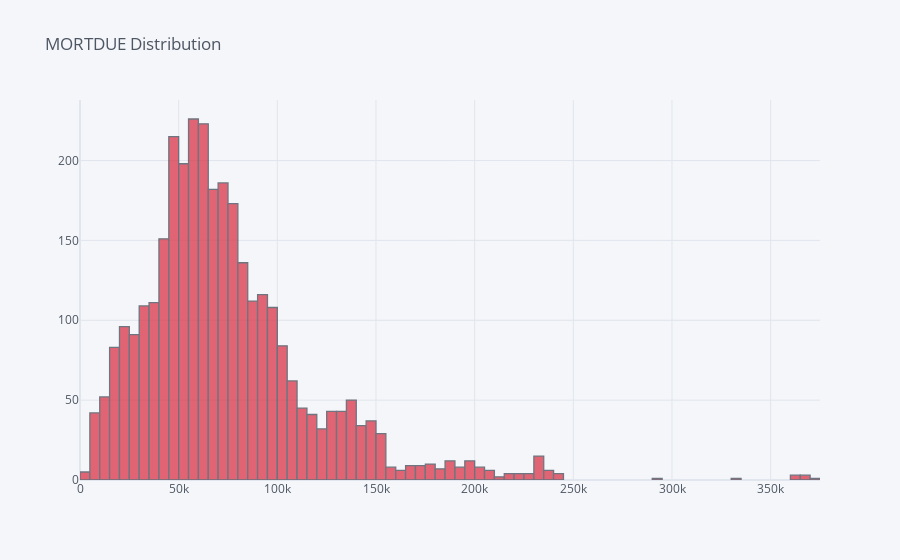
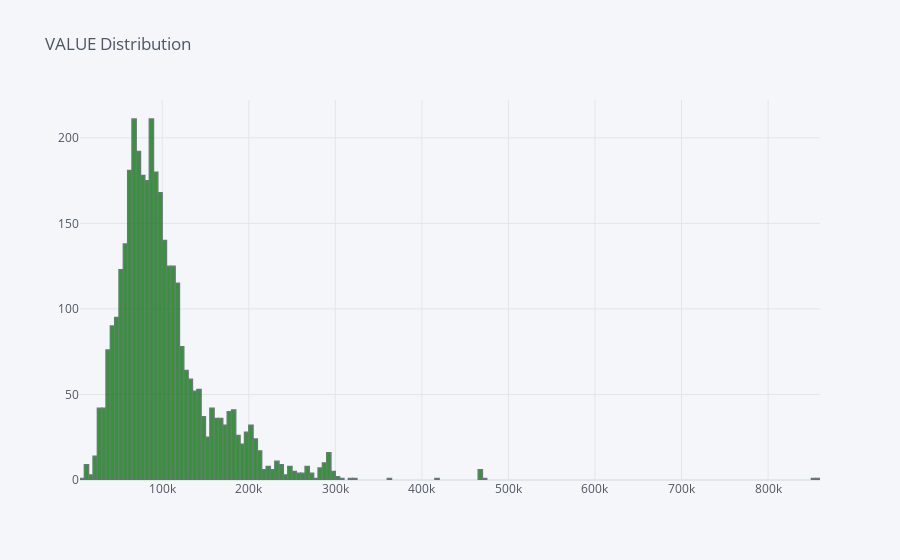
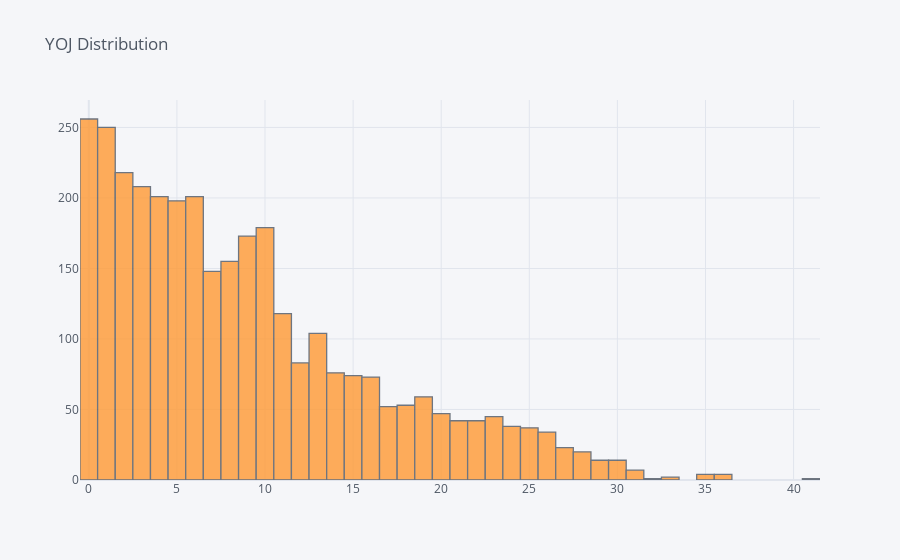
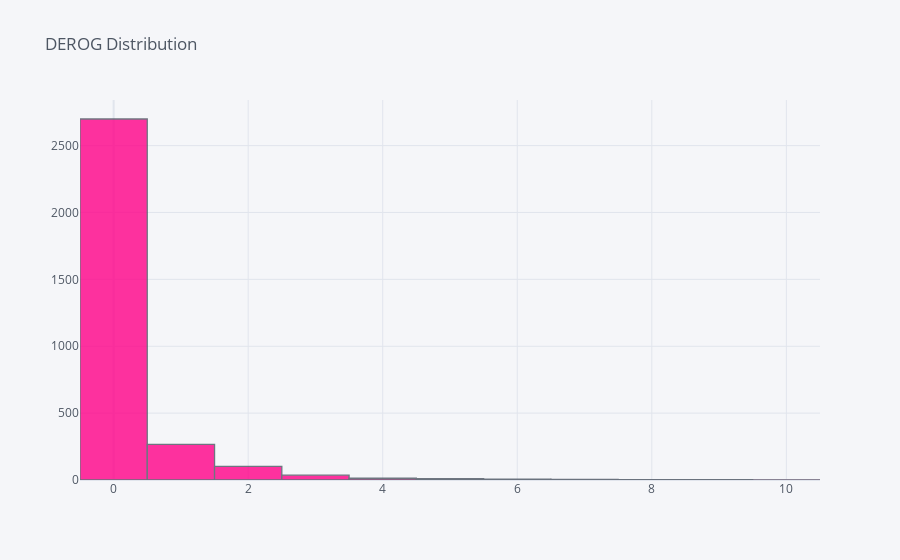

The notebook cell saved with these charts, in order:
### Markdown cell above
now we will visualize this data:

### Code cell
colors = ["red","green","orange","pink","cyan","red","green","orange","pink"]
for color,col in enumerate(Floats):    
    Train[col].iplot(kind='histogram',title = f"{col} Distribution",color = colors[color], filename='histogram-subplots')

### Figure 1 — Plotly figure (JSON) as saved in the notebook; plotly's stock layout.template omitted (floating-point values rounded to 4 significant figures; data arrays with more than 128 entries replaced by an {"elided": "..."} marker saying what was removed)
{"data": [{"histfunc": "count", "histnorm": "", "marker": {"color": "rgba(219, 64, 82, 1.0)", "line": {"color": "#4D5663", "width": 1.3}}, "name": "MORTDUE", "opacity": 0.8, "orientation": "v", "type": "histogram", "x": {"elided": "3576 float values"}}], "layout": {"autosize": true, "barmode": "overlay", "legend": {"bgcolor": "#F5F6F9", "font": {"color": "#4D5663"}}, "paper_bgcolor": "#F5F6F9", "plot_bgcolor": "#F5F6F9", "title": {"font": {"color": "#4D5663"}, "text": "MORTDUE Distribution"}, "xaxis": {"autorange": true, "gridcolor": "#E1E5ED", "range": [0, 375000], "showgrid": true, "tickfont": {"color": "#4D5663"}, "title": {"font": {"color": "#4D5663"}, "text": ""}, "type": "linear", "zerolinecolor": "#E1E5ED"}, "yaxis": {"autorange": true, "gridcolor": "#E1E5ED", "range": [0, 237.9], "showgrid": true, "tickfont": {"color": "#4D5663"}, "title": {"font": {"color": "#4D5663"}, "text": ""}, "zerolinecolor": "#E1E5ED"}}}

### Figure 2 — Plotly figure (JSON) as saved in the notebook; plotly's stock layout.template omitted (floating-point values rounded to 4 significant figures; data arrays with more than 128 entries replaced by an {"elided": "..."} marker saying what was removed)
{"data": [{"histfunc": "count", "histnorm": "", "marker": {"color": "rgba(0, 128, 0, 1.0)", "line": {"color": "#4D5663", "width": 1.3}}, "name": "VALUE", "opacity": 0.8, "orientation": "v", "type": "histogram", "x": {"elided": "3576 float values"}}], "layout": {"autosize": true, "barmode": "overlay", "legend": {"bgcolor": "#F5F6F9", "font": {"color": "#4D5663"}}, "paper_bgcolor": "#F5F6F9", "plot_bgcolor": "#F5F6F9", "title": {"font": {"color": "#4D5663"}, "text": "VALUE Distribution"}, "xaxis": {"autorange": true, "gridcolor": "#E1E5ED", "range": [5000, 860000], "showgrid": true, "tickfont": {"color": "#4D5663"}, "title": {"font": {"color": "#4D5663"}, "text": ""}, "type": "linear", "zerolinecolor": "#E1E5ED"}, "yaxis": {"autorange": true, "gridcolor": "#E1E5ED", "range": [0, 222.1], "showgrid": true, "tickfont": {"color": "#4D5663"}, "title": {"font": {"color": "#4D5663"}, "text": ""}, "zerolinecolor": "#E1E5ED"}}}

### Figure 3 — Plotly figure (JSON) as saved in the notebook; plotly's stock layout.template omitted (floating-point values rounded to 4 significant figures; data arrays with more than 128 entries replaced by an {"elided": "..."} marker saying what was removed)
{"data": [{"histfunc": "count", "histnorm": "", "marker": {"color": "rgba(255, 153, 51, 1.0)", "line": {"color": "#4D5663", "width": 1.3}}, "name": "YOJ", "opacity": 0.8, "orientation": "v", "type": "histogram", "x": {"elided": "3576 float values"}}], "layout": {"autosize": true, "barmode": "overlay", "legend": {"bgcolor": "#F5F6F9", "font": {"color": "#4D5663"}}, "paper_bgcolor": "#F5F6F9", "plot_bgcolor": "#F5F6F9", "title": {"font": {"color": "#4D5663"}, "text": "YOJ Distribution"}, "xaxis": {"autorange": true, "gridcolor": "#E1E5ED", "range": [-0.5, 41.5], "showgrid": true, "tickfont": {"color": "#4D5663"}, "title": {"font": {"color": "#4D5663"}, "text": ""}, "type": "linear", "zerolinecolor": "#E1E5ED"}, "yaxis": {"autorange": true, "gridcolor": "#E1E5ED", "range": [0, 269.5], "showgrid": true, "tickfont": {"color": "#4D5663"}, "title": {"font": {"color": "#4D5663"}, "text": ""}, "zerolinecolor": "#E1E5ED"}}}

### Figure 4 — Plotly figure (JSON) as saved in the notebook; plotly's stock layout.template omitted (floating-point values rounded to 4 significant figures; data arrays with more than 128 entries replaced by an {"elided": "..."} marker saying what was removed)
{"data": [{"histfunc": "count", "histnorm": "", "marker": {"color": "rgba(255, 0, 136, 1.0)", "line": {"color": "#4D5663", "width": 1.3}}, "name": "DEROG", "opacity": 0.8, "orientation": "v", "type": "histogram", "x": {"elided": "3576 int values"}}], "layout": {"autosize": true, "barmode": "overlay", "legend": {"bgcolor": "#F5F6F9", "font": {"color": "#4D5663"}}, "paper_bgcolor": "#F5F6F9", "plot_bgcolor": "#F5F6F9", "title": {"font": {"color": "#4D5663"}, "text": "DEROG Distribution"}, "xaxis": {"autorange": true, "gridcolor": "#E1E5ED", "range": [-0.5, 10.5], "showgrid": true, "tickfont": {"color": "#4D5663"}, "title": {"font": {"color": "#4D5663"}, "text": ""}, "type": "linear", "zerolinecolor": "#E1E5ED"}, "yaxis": {"autorange": true, "gridcolor": "#E1E5ED", "range": [0, 2841.0], "showgrid": true, "tickfont": {"color": "#4D5663"}, "title": {"font": {"color": "#4D5663"}, "text": ""}, "zerolinecolor": "#E1E5ED"}}}
